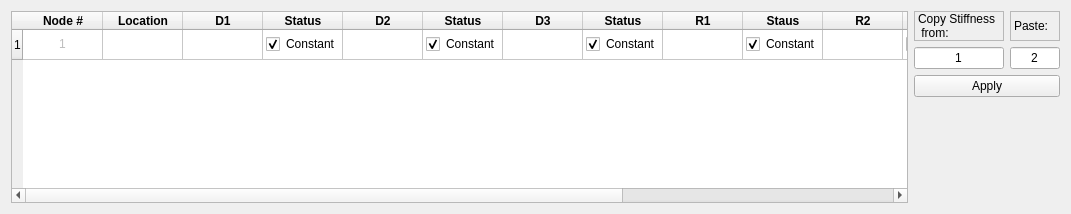
          <widget class="QWidget" name="DiscreteSpringsTab">
           <attribute name="title">
            <string>Discrete Grounded Springs</string>
           </attribute>
           <layout class="QHBoxLayout" name="horizontalLayout_6">
            <item>
             <widget class="QTableWidget" name="Discrete_grounded_spring_table">
              <property name="minimumSize">
               <size>
                <width>897</width>
                <height>0</height>
               </size>
              </property>
              <property name="alternatingRowColors">
               <bool>true</bool>
              </property>
              <attribute name="horizontalHeaderCascadingSectionResizes">
               <bool>false</bool>
              </attribute>
              <attribute name="horizontalHeaderDefaultSectionSize">
               <number>80</number>
              </attribute>
              <row>
               <property name="text">
                <string>1</string>
               </property>
              </row>
              <column>
               <property name="text">
                <string>Node #</string>
               </property>
               <property name="font">
                <font>
                 <weight>75</weight>
                 <bold>true</bold>
                </font>
               </property>
              </column>
              <column>
               <property name="text">
                <string>Location</string>
               </property>
               <property name="font">
                <font>
                 <weight>75</weight>
                 <bold>true</bold>
                </font>
               </property>
              </column>
              <column>
               <property name="text">
                <string>D1</string>
               </property>
               <property name="font">
                <font>
                 <weight>75</weight>
                 <bold>true</bold>
                </font>
               </property>
              </column>
              <column>
               <property name="text">
                <string>Status</string>
               </property>
               <property name="font">
                <font>
                 <weight>75</weight>
                 <bold>true</bold>
                </font>
               </property>
              </column>
              <column>
               <property name="text">
                <string>D2</string>
               </property>
               <property name="font">
                <font>
                 <weight>75</weight>
                 <bold>true</bold>
                </font>
               </property>
              </column>
              <column>
               <property name="text">
                <string>Status</string>
               </property>
               <property name="font">
                <font>
                 <weight>75</weight>
                 <bold>true</bold>
                </font>
               </property>
              </column>
              <column>
               <property name="text">
                <string>D3</string>
               </property>
               <property name="font">
                <font>
                 <weight>75</weight>
                 <bold>true</bold>
                </font>
               </property>
              </column>
              <column>
               <property name="text">
                <string>Status</string>
               </property>
               <property name="font">
                <font>
                 <weight>75</weight>
                 <bold>true</bold>
                </font>
               </property>
              </column>
              <column>
               <property name="text">
                <string>R1</string>
               </property>
               <property name="font">
                <font>
                 <weight>75</weight>
                 <bold>true</bold>
                </font>
               </property>
              </column>
              <column>
               <property name="text">
                <string>Staus</string>
               </property>
               <property name="font">
                <font>
                 <weight>75</weight>
                 <bold>true</bold>
                </font>
               </property>
              </column>
              <column>
               <property name="text">
                <string>R2</string>
               </property>
               <property name="font">
                <font>
                 <weight>75</weight>
                 <bold>true</bold>
                </font>
               </property>
              </column>
              <column>
               <property name="text">
                <string>Status</string>
               </property>
               <property name="font">
                <font>
                 <weight>75</weight>
                 <bold>true</bold>
                </font>
               </property>
              </column>
              <column>
               <property name="text">
                <string>R3</string>
               </property>
               <property name="font">
                <font>
                 <weight>75</weight>
                 <bold>true</bold>
                </font>
               </property>
              </column>
              <column>
               <property name="text">
                <string>Status</string>
               </property>
               <property name="font">
                <font>
                 <weight>75</weight>
                 <bold>true</bold>
                </font>
               </property>
              </column>
              <column>
               <property name="text">
                <string>Warping</string>
               </property>
               <property name="font">
                <font>
                 <weight>75</weight>
                 <bold>true</bold>
                </font>
               </property>
              </column>
              <column>
               <property name="text">
                <string>Status</string>
               </property>
               <property name="font">
                <font>
                 <weight>75</weight>
                 <bold>true</bold>
                </font>
               </property>
              </column>
              <item row="0" column="0">
               <property name="text">
                <string>1</string>
               </property>
               <property name="textAlignment">
                <set>AlignHCenter|AlignVCenter|AlignCenter</set>
               </property>
               <property name="flags">
                <set>ItemIsDragEnabled|ItemIsUserCheckable</set>
               </property>
              </item>
              <item row="0" column="3">
               <property name="text">
                <string>Constant</string>
               </property>
               <property name="checkState">
                <enum>Checked</enum>
               </property>
               <property name="flags">
                <set>ItemIsDragEnabled|ItemIsUserCheckable|ItemIsEnabled</set>
               </property>
              </item>
              <item row="0" column="5">
               <property name="text">
                <string>Constant</string>
               </property>
               <property name="checkState">
                <enum>Checked</enum>
               </property>
               <property name="flags">
                <set>ItemIsDragEnabled|ItemIsUserCheckable|ItemIsEnabled</set>
               </property>
              </item>
              <item row="0" column="7">
               <property name="text">
                <string>Constant</string>
               </property>
               <property name="checkState">
                <enum>Checked</enum>
               </property>
               <property name="flags">
                <set>ItemIsDragEnabled|ItemIsUserCheckable|ItemIsEnabled</set>
               </property>
              </item>
              <item row="0" column="9">
               <property name="text">
                <string>Constant</string>
               </property>
               <property name="checkState">
                <enum>Checked</enum>
               </property>
               <property name="flags">
                <set>ItemIsDragEnabled|ItemIsUserCheckable|ItemIsEnabled</set>
               </property>
              </item>
              <item row="0" column="11">
               <property name="text">
                <string>Constant</string>
               </property>
               <property name="checkState">
                <enum>Checked</enum>
               </property>
               <property name="flags">
                <set>ItemIsDragEnabled|ItemIsUserCheckable|ItemIsEnabled</set>
               </property>
              </item>
              <item row="0" column="13">
               <property name="text">
                <string>Constant</string>
               </property>
               <property name="checkState">
                <enum>Checked</enum>
               </property>
               <property name="flags">
                <set>ItemIsDragEnabled|ItemIsUserCheckable|ItemIsEnabled</set>
               </property>
              </item>
              <item row="0" column="15">
               <property name="text">
                <string>Constant</string>
               </property>
               <property name="checkState">
                <enum>Checked</enum>
               </property>
               <property name="flags">
                <set>ItemIsDragEnabled|ItemIsUserCheckable|ItemIsEnabled</set>
               </property>
              </item>
             </widget>
            </item>
            <item>
             <layout class="QGridLayout" name="gridLayout_8">
              <item row="4" column="0" colspan="2">
               <widget class="QPushButton" name="Apply_spring_copy">
                <property name="maximumSize">
                 <size>
                  <width>150</width>
                  <height>16777215</height>
                 </size>
                </property>
                <property name="text">
                 <string>Apply</string>
                </property>
               </widget>
              </item>
              <item row="5" column="0">
               <spacer name="verticalSpacer_4">
                <property name="orientation">
                 <enum>Qt::Vertical</enum>
                </property>
                <property name="sizeHint" stdset="0">
                 <size>
                  <width>20</width>
                  <height>40</height>
                 </size>
                </property>
               </spacer>
              </item>
              <item row="1" column="0">
               <widget class="QLabel" name="Copy_stiffness_label">
                <property name="frameShape">
                 <enum>QFrame::StyledPanel</enum>
                </property>
                <property name="text">
                 <string>Copy Stiffness 
 from:</string>
                </property>
               </widget>
              </item>
              <item row="2" column="1">
               <widget class="QLineEdit" name="Paste_number_spring">
                <property name="maximumSize">
                 <size>
                  <width>50</width>
                  <height>16777215</height>
                 </size>
                </property>
                <property name="layoutDirection">
                 <enum>Qt::LeftToRight</enum>
                </property>
                <property name="text">
                 <string>2</string>
                </property>
                <property name="alignment">
                 <set>Qt::AlignCenter</set>
                </property>
               </widget>
              </item>
              <item row="2" column="0">
               <widget class="QLineEdit" name="Copy_number_spring">
                <property name="sizePolicy">
                 <sizepolicy hsizetype="Expanding" vsizetype="Fixed">
                  <horstretch>30</horstretch>
                  <verstretch>0</verstretch>
                 </sizepolicy>
                </property>
                <property name="minimumSize">
                 <size>
                  <width>90</width>
                  <height>0</height>
                 </size>
                </property>
                <property name="maximumSize">
                 <size>
                  <width>50</width>
                  <height>16777215</height>
                 </size>
                </property>
                <property name="text">
                 <string>1</string>
                </property>
                <property name="echoMode">
                 <enum>QLineEdit::Normal</enum>
                </property>
                <property name="alignment">
                 <set>Qt::AlignCenter</set>
                </property>
               </widget>
              </item>
              <item row="1" column="1">
               <widget class="QLabel" name="Paste_stiffness_label">
                <property name="frameShape">
                 <enum>QFrame::StyledPanel</enum>
                </property>
                <property name="text">
                 <string>Paste:</string>
                </property>
               </widget>
              </item>
             </layout>
            </item>
           </layout>
          </widget>
